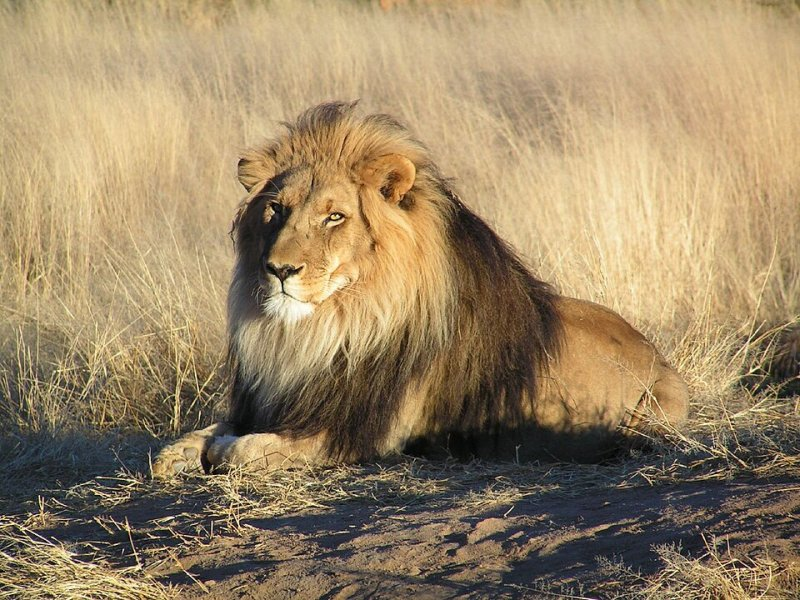
#> input picture backend/desk_test/img/lion.jpg, 800 x 600 px; its folder holds 4 pictures in this run
$ python scene.py
#> lines starting #> are read from the running program, lines starting #| are printed output that depends on the picture
"""Mock "scene camera" views of the desk-test page, for pre-runs without the Neon.

The page (index.html) is drawn as a 1280x720 screen: distractor text on the left, a picture (tests A/B) or the
lake video (tests C/D) on the right. That screen is composited into a 1600x1200 frame (the Neon scene camera's
size) on a monitor standing on a desk. Everything here returns the frame plus the regions in normalized
frame coordinates (0..1), so gaze scripts and ground truth use the same numbers as the engine.

The lake scene mirrors drawLake() in index.html (same geometry and timeline).
"""
from __future__ import annotations

import math
from pathlib import Path

import cv2
import numpy as np

HERE = Path(__file__).resolve().parent
IMG = HERE / "img"
FRAME_W, FRAME_H = 1600, 1200
SCREEN_W, SCREEN_H = 1280, 720
# where the screen sits in the camera frame (normalized): a monitor ~60 cm in front of the wearer
SCREEN_BOX = (0.10, 0.10, 0.90, 0.10 + 0.80 * (SCREEN_H / SCREEN_W) * (FRAME_W / FRAME_H))

# screen layouts (normalized screen coords), mirrored by index.html's CSS
LAYOUT = {
    "pictures": {"text": (0.03, 0.12, 0.33, 0.92), "panel": (0.64, 0.12, 0.97, 0.92)},
    "video": {"text": (0.03, 0.12, 0.38, 0.92), "panel": (0.48, 0.14, 0.97, 0.86)},
}
PICTURES = ("lion", "tiger", "dog", "car", "house")
# where the animal/object is inside each photo (for "gaze on it"), normalized photo coords
SUBJECT_IN_PHOTO = {"lion": (0.32, 0.58), "tiger": (0.5, 0.45), "dog": (0.5, 0.5), "car": (0.62, 0.62),
                    "house": (0.45, 0.45)}

DISTRACTOR = (
    "Quarterly facilities update. The third-floor printer queue is now shared with the east wing, so "
    "please collect your pages promptly. Desk bookings for next week open on Monday at nine. The kitchen "
    "dishwasher will be serviced on Thursday afternoon; use the second-floor kitchen until it is back. "
    "Remember to log expenses before the end of the month and attach scanned receipts in PDF format. "
    "The fire drill is scheduled for Wednesday at eleven: leave by the nearest stairwell, not the lift, "
    "and gather in the car park by the north gate. Parking permits must be renewed online. Lost property "
    "is kept at reception for two weeks. The meeting rooms on level two now have new screens; the cable "
    "drawer holds every adapter you need. Please keep the quiet zone quiet."
)


def screen_to_frame(box):
    """Normalized screen box -> normalized camera-frame box."""
    sx0, sy0, sx1, sy1 = SCREEN_BOX
    return (sx0 + box[0] * (sx1 - sx0), sy0 + box[1] * (sy1 - sy0),
            sx0 + box[2] * (sx1 - sx0), sy0 + box[3] * (sy1 - sy0))


def _wrap_text(img, box, text, scale=0.62, color=(40, 40, 40)):
    h, w = img.shape[:2]
    x0, y0, x1, y1 = int(box[0] * w), int(box[1] * h), int(box[2] * w), int(box[3] * h)
    font = cv2.FONT_HERSHEY_SIMPLEX
    cv2.putText(img, "Facilities notes", (x0, y0 + 10), font, scale * 1.3, (20, 20, 20), 2, cv2.LINE_AA)
    y, line = y0 + 52, ""
    for word in text.split():
        trial = (line + " " + word).strip()
        if cv2.getTextSize(trial, font, scale, 1)[0][0] > x1 - x0:
            cv2.putText(img, line, (x0, y), font, scale, color, 1, cv2.LINE_AA)
            y, line = y + 27, word
            if y > y1:
                return
        else:
            line = trial
    cv2.putText(img, line, (x0, y), font, scale, color, 1, cv2.LINE_AA)


def _fit(src, w, h):
    """Letterbox src into w x h (black bars), like CSS object-fit: contain. Returns image + placement."""
    sh, sw = src.shape[:2]
    s = min(w / sw, h / sh)
    nw, nh = int(sw * s), int(sh * s)
    out = np.zeros((h, w, 3), np.uint8)
    ox, oy = (w - nw) // 2, (h - nh) // 2
    out[oy:oy + nh, ox:ox + nw] = cv2.resize(src, (nw, nh), interpolation=cv2.INTER_AREA)
    return out, (ox / w, oy / h, (ox + nw) / w, (oy + nh) / h)


# ---- the lake scene (same as drawLake() in index.html) ------------------------------------------
LAKE_PERIOD = 20.0
FIG_H = 0.34          # figure height, fraction of the panel height
FOOT_Y = 0.84


def shore_x(y: float) -> float:
    return 0.70 + 0.025 * math.sin(y * 14.0)


# [60 lines left out: functions figure_x, lake_truth_gap, draw_lake, not called in this run]


# ---- page + camera frame ----------------------------------------------------------------------
_photos: dict[str, np.ndarray] = {}


def photo(name: str) -> np.ndarray:
    if name not in _photos:
        _photos[name] = cv2.imread(str(IMG / f"{name}.jpg"))
    return _photos[name]


def render_screen(mode: str, picture: str | None = None, t: float = 0.0):
    """The page as the screen shows it. Returns (img, regions in normalized SCREEN coords)."""
    scr = np.full((SCREEN_H, SCREEN_W, 3), 246, np.uint8)
    cv2.rectangle(scr, (0, 0), (SCREEN_W, 46), (60, 50, 45), -1)
    cv2.putText(scr, "Spidey Sense desk test", (16, 31), cv2.FONT_HERSHEY_SIMPLEX, 0.7, (235, 235, 235), 1,
                cv2.LINE_AA)
    lay = LAYOUT[mode]
    _wrap_text(scr, lay["text"], DISTRACTOR)
    px0, py0, px1, py1 = lay["panel"]
    pw, ph = int((px1 - px0) * SCREEN_W), int((py1 - py0) * SCREEN_H)
    regions = {"text": lay["text"], "panel": lay["panel"]}
    if mode == "pictures":
        content, inner = _fit(photo(picture), pw, ph)
        sx, sy = SUBJECT_IN_PHOTO[picture]
        regions["subject"] = (px0 + (inner[0] + sx * (inner[2] - inner[0])) * (px1 - px0),
                              py0 + (inner[1] + sy * (inner[3] - inner[1])) * (py1 - py0))
    else:
        content = draw_lake(pw, ph, t)
        x, _ = figure_x(t)
        regions["subject"] = (px0 + x * (px1 - px0), py0 + (FOOT_Y - FIG_H / 2) * (py1 - py0))
        regions["water"] = (px0 + 0.85 * (px1 - px0), py0 + 0.75 * (py1 - py0))
        regions["truth_gap"] = lake_truth_gap(t, pw, ph)
    scr[int(py0 * SCREEN_H):int(py0 * SCREEN_H) + ph, int(px0 * SCREEN_W):int(px0 * SCREEN_W) + pw] = content
    return scr, regions


_bg: np.ndarray | None = None


def desk_background() -> np.ndarray:
    global _bg
    if _bg is None:
        rng = np.random.default_rng(7)
        bg = np.zeros((FRAME_H, FRAME_W, 3), np.uint8)
        desk_y = int(0.80 * FRAME_H)
        for y in range(desk_y):
            bg[y, :] = (int(200 - 30 * y / desk_y), int(205 - 25 * y / desk_y), int(210 - 20 * y / desk_y))
        bg[desk_y:, :] = (60, 100, 150)                    # wooden desk
        for i in range(40):
            yy = desk_y + int(rng.integers(0, FRAME_H - desk_y))
            cv2.line(bg, (0, yy), (FRAME_W, yy + int(rng.integers(-8, 8))), (50, 88, 135), 1)
        cv2.rectangle(bg, (int(0.25 * FRAME_W), int(0.86 * FRAME_H)), (int(0.70 * FRAME_W), int(0.95 * FRAME_H)),
                      (45, 45, 45), -1)                    # keyboard
        cv2.circle(bg, (int(0.85 * FRAME_W), int(0.9 * FRAME_H)), 55, (230, 230, 235), -1)   # mug
        noise = rng.normal(0, 4, bg.shape)
        _bg = np.clip(bg + noise, 0, 255).astype(np.uint8)
    return _bg


def camera_frame(mode: str, picture: str | None = None, t: float = 0.0):
    """Scene-camera frame (1600x1200 BGR) + regions in normalized FRAME coords."""
    scr, reg = render_screen(mode, picture, t)
    img = desk_background().copy()
    x0, y0, x1, y1 = SCREEN_BOX
    X0, Y0, X1, Y1 = int(x0 * FRAME_W), int(y0 * FRAME_H), int(x1 * FRAME_W), int(y1 * FRAME_H)
    cv2.rectangle(img, (X0 - 14, Y0 - 14), (X1 + 14, Y1 + 14), (25, 25, 25), -1)       # bezel
    cv2.rectangle(img, (int((X0 + X1) / 2) - 40, Y1 + 14), (int((X0 + X1) / 2) + 40, int(0.80 * FRAME_H)),
                  (40, 40, 40), -1)                                                     # stand
    img[Y0:Y1, X0:X1] = cv2.resize(scr, (X1 - X0, Y1 - Y0), interpolation=cv2.INTER_AREA)
    out = {}
    for k, v in reg.items():
        if k == "truth_gap":
            out[k] = v
        elif len(v) == 4:
            out[k] = screen_to_frame(v)
        else:
            out[k] = (x0 + v[0] * (x1 - x0), y0 + v[1] * (y1 - y0))
    return img, out


def center(box):
    return ((box[0] + box[2]) / 2, (box[1] + box[3]) / 2)


def make_media(out: Path | None = None) -> Path:
    """Stills of every desk picture + the 20 s lake clip as the scene camera sees them (for config.desk.sim.yaml)."""
    out = out or HERE.parents[1] / "logs" / "desk_sim"
    out.mkdir(parents=True, exist_ok=True)
    for name in PICTURES:
        cv2.imwrite(str(out / f"desk_{name}.jpg"), camera_frame("pictures", name)[0], [cv2.IMWRITE_JPEG_QUALITY, 92])
#> in render_screen, `cv2.putText(scr, "Spidey Sense desk test", (16, 31), cv2.FONT_HERSHEY_..`: scr: shape (720, 1280, 3); mean of channels 0, 1, 2 234, 233.4, 233
#> after the loop in _wrap_text, `for word in text.split():`:
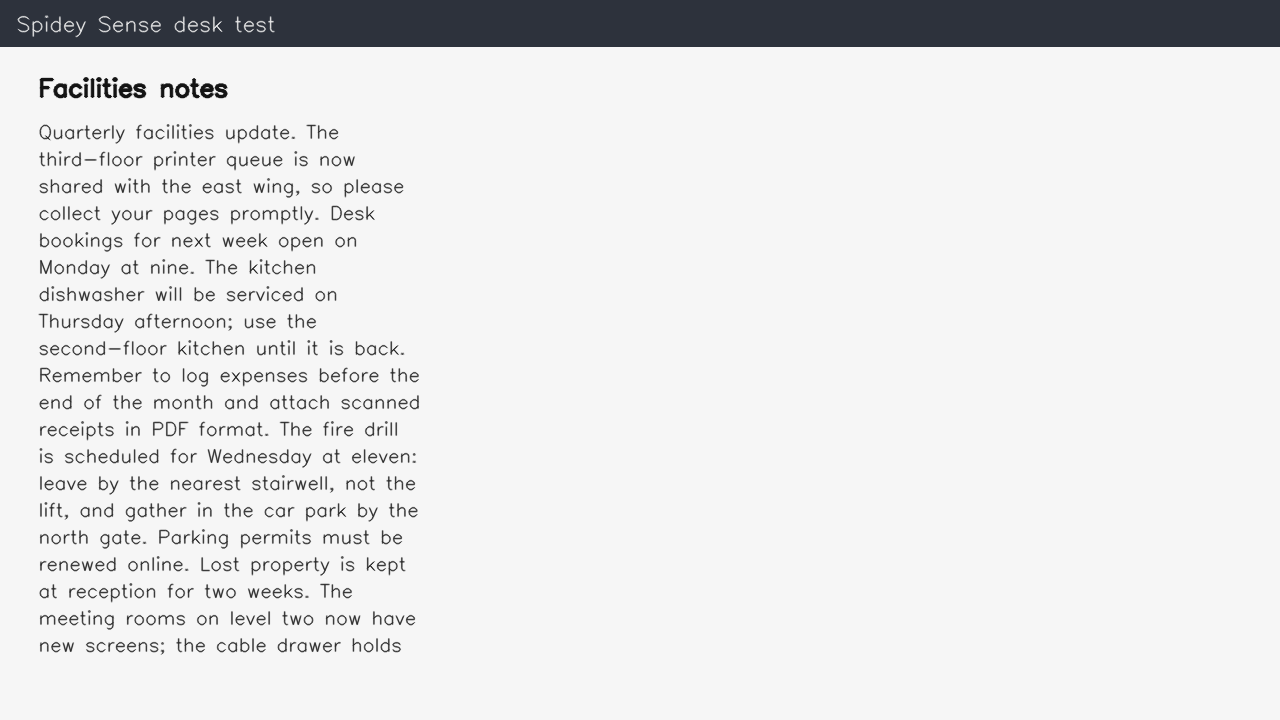
#> img: shape (720, 1280, 3); mean of channels 0, 1, 2 229.5, 228.9, 228.6; drawn as B, G, R
#> in photo, returned value is the input picture: shape (600, 800, 3); mean B, G, R 102.6, 135.3, 156.1
#> in _fit, `sh, sw = src.shape[:2]`: sh = 600; sw = 800
#> in _fit, `s = min(w / sw, h / sh)`: s = 0.527
#> in _fit, `nw, nh = int(sw * s), int(sh * s)`: nw = 422; nh = 316
#> in _fit, `ox, oy = (w - nw) // 2, (h - nh) // 2`: ox = 0; oy = 130
#> in _fit, `out[oy:oy + nh, ox:ox + nw] = cv2.resize(src, (nw, nh), interpolation=..`:
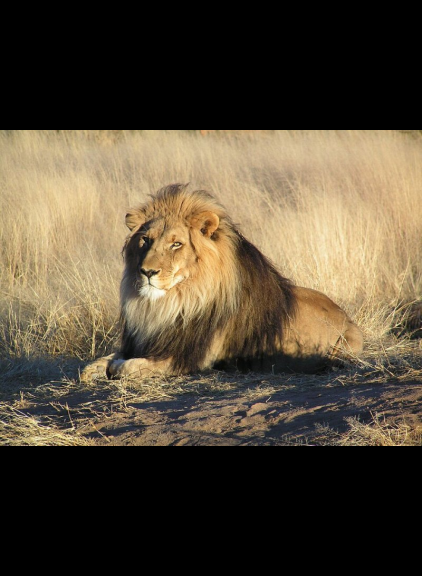
#> out: shape (576, 422, 3); mean B, G, R 56.3, 74.2, 85.6
#> in render_screen, `content, inner = _fit(photo(picture), pw, ph)`: inner = (0, 0.226, 1, 0.774)
#> in render_screen, `scr[int(py0 * SCREEN_H):int(py0 * SCREEN_H) + ph, int(px0 * SCREEN_W):..`:
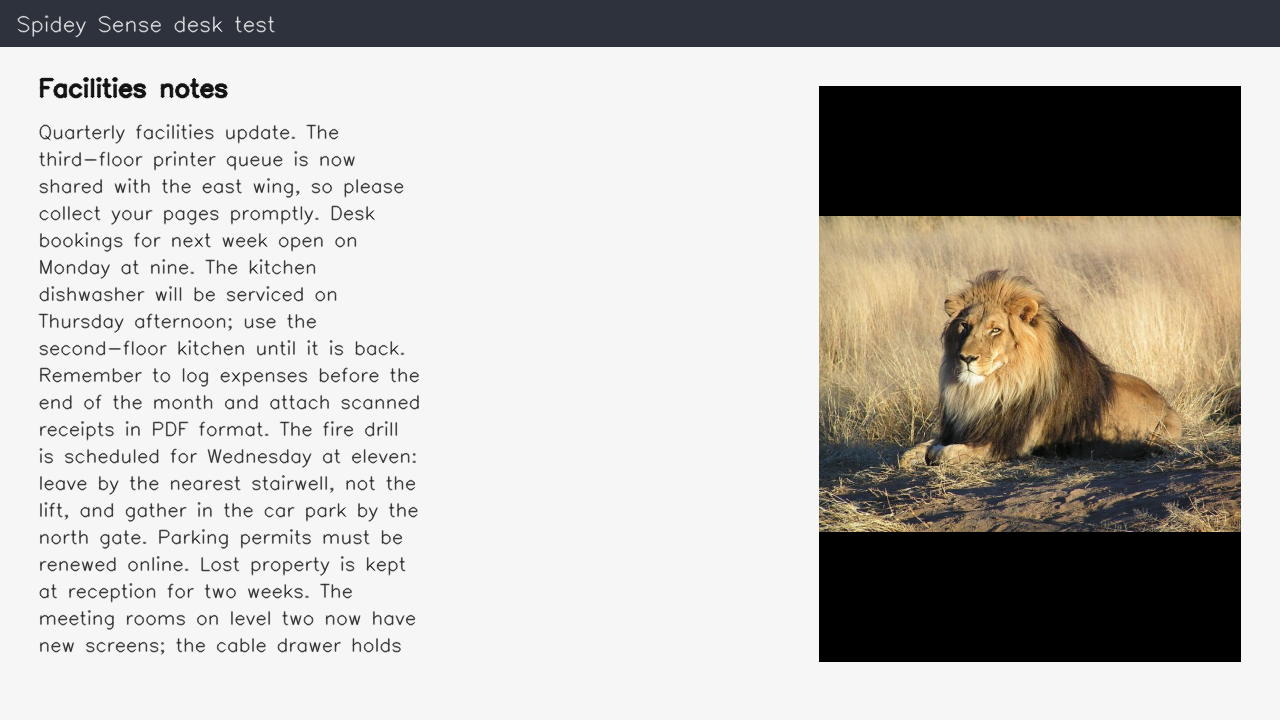
#> scr: shape (720, 1280, 3); mean of channels 0, 1, 2 179.5, 183.6, 186.3; drawn as B, G, R
#> in camera_frame, `scr, reg = render_screen(mode, picture, t)`: reg = {'text': (0.03, 0.12, 0.33, 0.92), 'panel': (0.64, 0.12, 0.97, 0.92), 'subject': (0.746, 0.555)}
#> after the loop in desk_background, `for i in range(40):`:
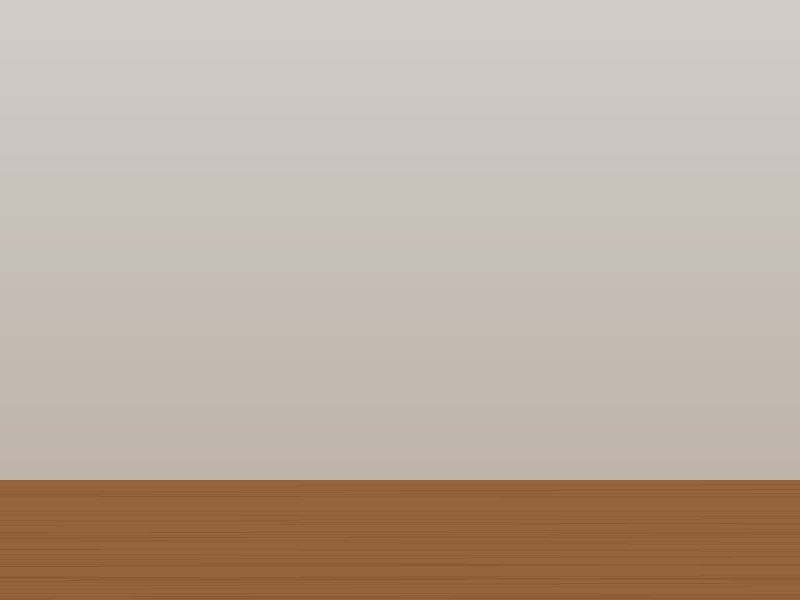
#> bg: shape (1200, 1600, 3) (shown at 1/2 size); mean of channels 0, 1, 2 159.3, 173.2, 189.2; drawn as B, G, R
#> in desk_background, `noise = rng.normal(0, 4, bg.shape)`:
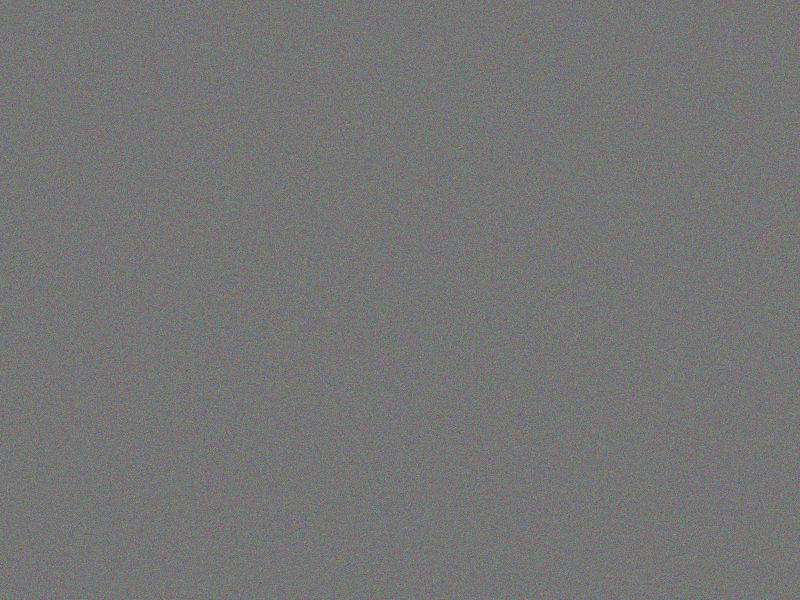
#> noise: shape (1200, 1600, 3) float64 (shown at 1/2 size); mean of channels 0, 1, 2 0, 0, 0; drawn with min black and max white
#> in camera_frame, `cv2.rectangle(img, (int((X0 + X1) / 2) - 40, Y1 + 14), (int((X0 + X1) ..`:
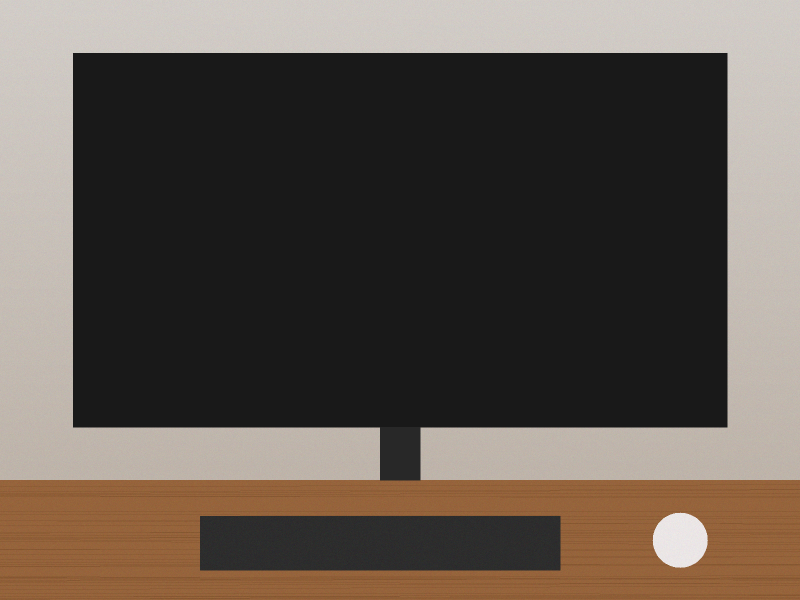
#> img: shape (1200, 1600, 3) (shown at 1/2 size); mean of channels 0, 1, 2 77.3, 85.6, 95.4; drawn as B, G, R
#> in camera_frame, `img[Y0:Y1, X0:X1] = cv2.resize(scr, (X1 - X0, Y1 - Y0), interpolation=..`:
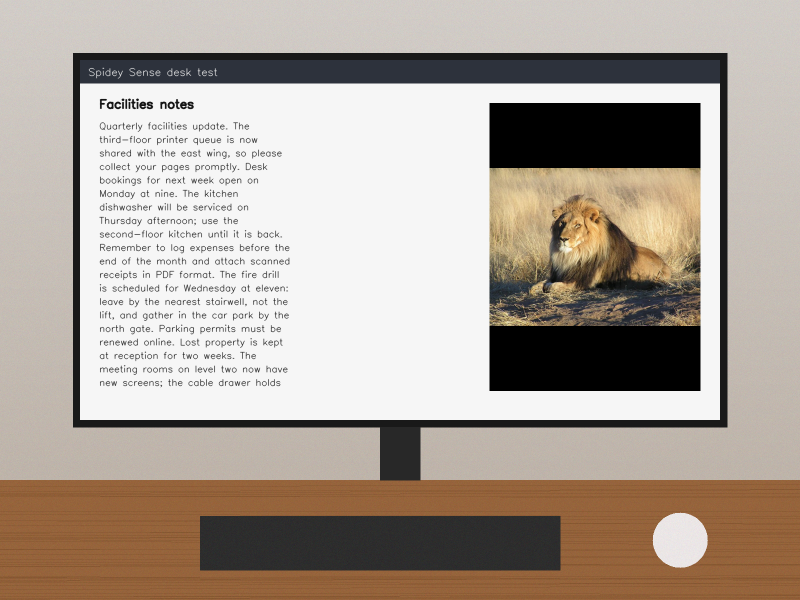
#> img: shape (1200, 1600, 3) (shown at 1/2 size); mean of channels 0, 1, 2 151.5, 161.7, 172.8; drawn as B, G, R
#> the loop in camera_frame, `for k, v in reg.items():` made 3 passes
#> (k, v, sx0 in screen_to_frame, sy0 in screen_to_frame, sx1 in screen_to_frame, sy1 in screen_to_frame) on passes 1 to 2: ('text', (0.03, 0.12, 0.33, 0.92), 0.1, 0.1, 0.9, 0.7), ('panel', (0.64, 0.12, 0.97, 0.92), 0.1, 0.1, 0.9, 0.7)
#> after the loop in camera_frame, `for k, v in reg.items():`: out = {'text': (0.124, 0.172, 0.364, 0.652), 'panel': (0.612, 0.172, 0.876, 0.652), 'subject': (0.696, 0.433)}
    clip = out / "lake.mp4"
    if not clip.exists():
        fps = 15
        vw = cv2.VideoWriter(str(clip), cv2.VideoWriter_fourcc(*"mp4v"), fps, (FRAME_W, FRAME_H))
        for i in range(int(LAKE_PERIOD * fps)):
            vw.write(camera_frame("video", t=i / fps)[0])
        vw.release()
    return out


if __name__ == "__main__":     # writes logs/desk_sim/desk_<picture>.jpg + lake.mp4 (+ previews)
#> (the run stopped early here; a loop or call above may not have finished)
